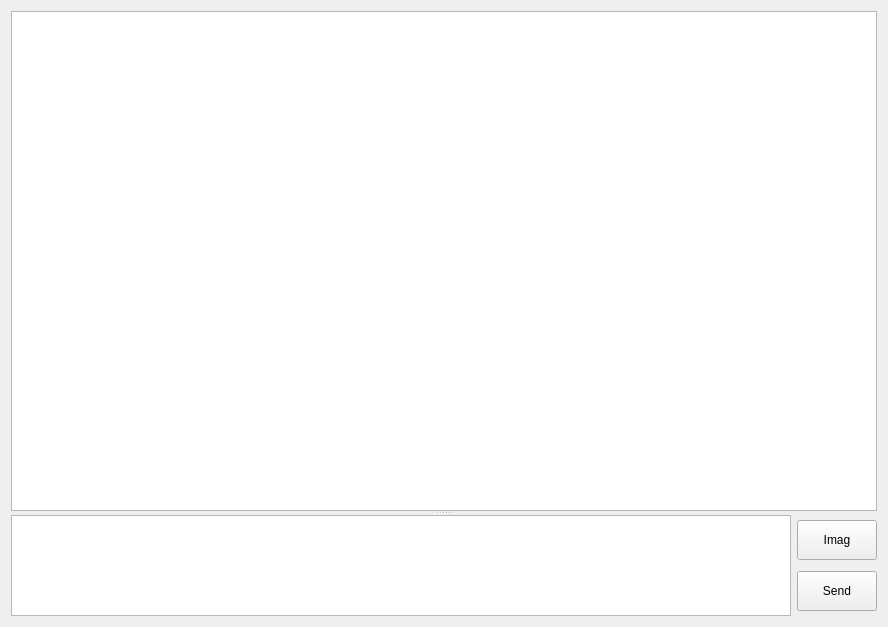
<?xml version="1.0" encoding="UTF-8"?>
<ui version="4.0">
 <class>Widget</class>
 <widget class="QWidget" name="Widget">
  <property name="geometry">
   <rect>
    <x>0</x>
    <y>0</y>
    <width>888</width>
    <height>627</height>
   </rect>
  </property>
  <property name="windowTitle">
   <string>Widget</string>
  </property>
  <layout class="QHBoxLayout" name="horizontalLayout_2">
   <item>
    <widget class="QSplitter" name="splitter">
     <property name="orientation">
      <enum>Qt::Vertical</enum>
     </property>
     <widget class="QTextBrowser" name="textBrowserMessageShow">
      <property name="sizePolicy">
       <sizepolicy hsizetype="Expanding" vsizetype="Preferred">
        <horstretch>0</horstretch>
        <verstretch>0</verstretch>
       </sizepolicy>
      </property>
      <property name="minimumSize">
       <size>
        <width>0</width>
        <height>500</height>
       </size>
      </property>
     </widget>
     <widget class="QWidget" name="layoutWidget">
      <layout class="QHBoxLayout" name="horizontalLayout">
       <item>
        <widget class="QTextEdit" name="textEditMessageInput">
         <property name="sizePolicy">
          <sizepolicy hsizetype="Expanding" vsizetype="Expanding">
           <horstretch>0</horstretch>
           <verstretch>0</verstretch>
          </sizepolicy>
         </property>
         <property name="maximumSize">
          <size>
           <width>16777215</width>
           <height>8000</height>
          </size>
         </property>
        </widget>
       </item>
       <item>
        <layout class="QVBoxLayout" name="verticalLayout">
         <item>
          <widget class="QPushButton" name="btnImagSelect">
           <property name="sizePolicy">
            <sizepolicy hsizetype="Minimum" vsizetype="Preferred">
             <horstretch>0</horstretch>
             <verstretch>0</verstretch>
            </sizepolicy>
           </property>
           <property name="maximumSize">
            <size>
             <width>16777215</width>
             <height>40</height>
            </size>
           </property>
           <property name="text">
            <string>Imag</string>
           </property>
          </widget>
         </item>
         <item>
          <widget class="QPushButton" name="btnSendMessage">
           <property name="sizePolicy">
            <sizepolicy hsizetype="Minimum" vsizetype="Preferred">
             <horstretch>0</horstretch>
             <verstretch>0</verstretch>
            </sizepolicy>
           </property>
           <property name="maximumSize">
            <size>
             <width>16777215</width>
             <height>40</height>
            </size>
           </property>
           <property name="text">
            <string>Send</string>
           </property>
          </widget>
         </item>
        </layout>
       </item>
      </layout>
     </widget>
    </widget>
   </item>
  </layout>
 </widget>
 <resources/>
 <connections/>
</ui>
